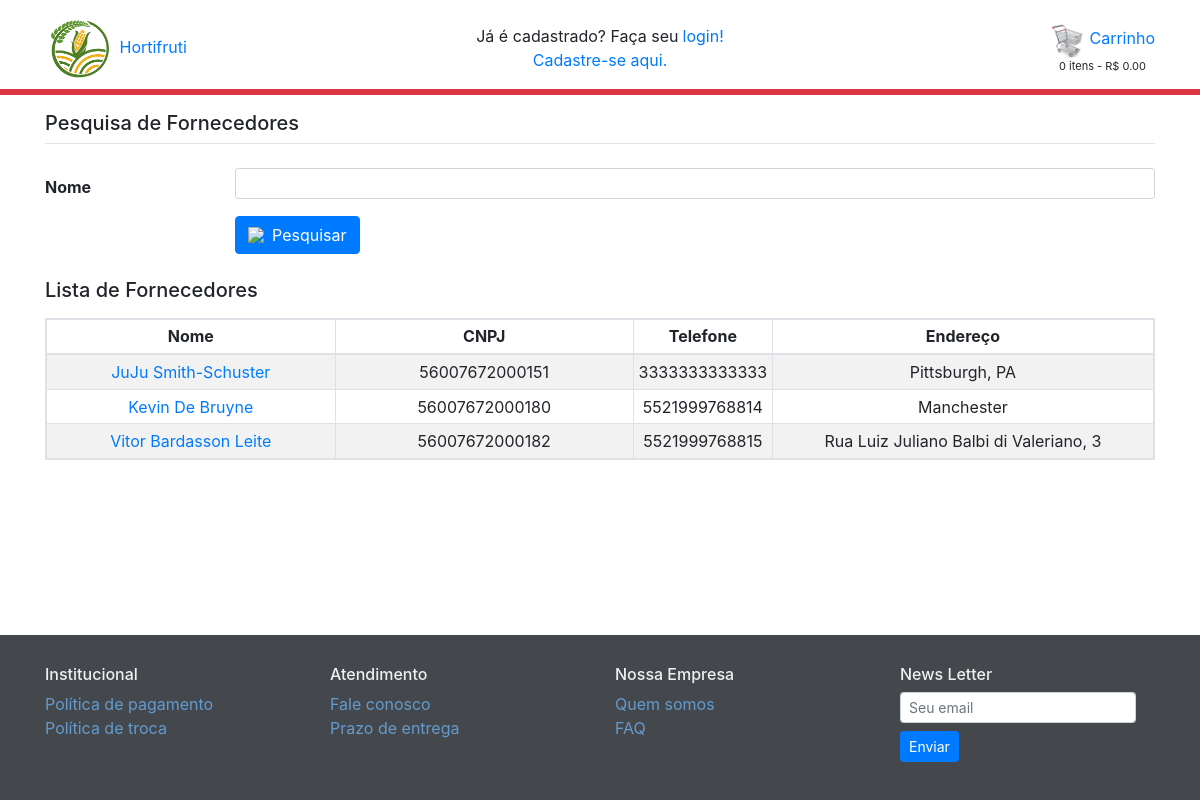
The page /fornecedor/lista_fornecedor/ on the database as committed earlier.
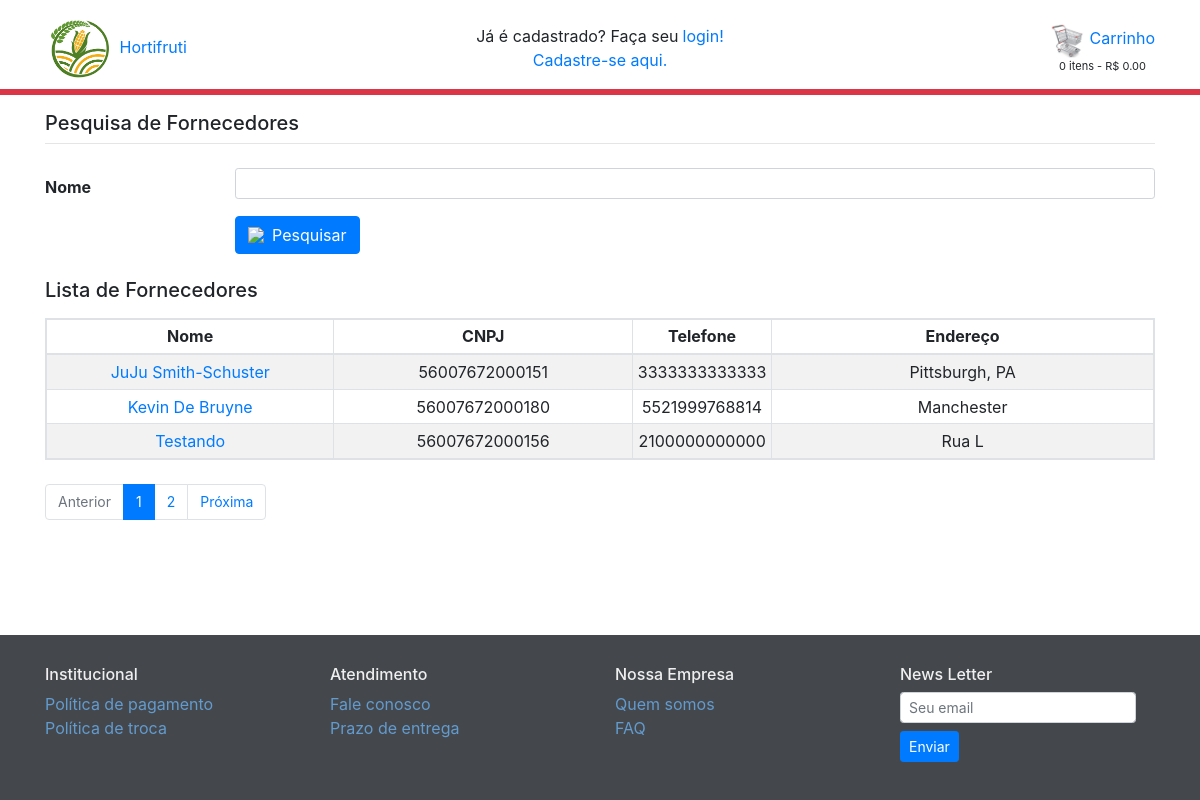
The same page on the database as committed later.
### fornecedor/models.py (models this page shows, shortened)
class Fornecedor(models.Model):
    cnpj = models.CharField(max_length=18, unique=True)
    nome = models.CharField(max_length=100)
    telefone = models.CharField(max_length=13, unique=True)
    endereco = models.CharField(max_length=120, unique=True)
    class Meta:
        db_table='fornecedor'
        verbose_name_plural = 'fornecedores'
    def __str__(self):
        return self.nome

### fornecedor/views.py (the view)
# urls.py: path('lista_fornecedor/', views.lista_fornecedor, name='lista_fornecedor'),
def lista_fornecedor(request):
    form = PesquisaFornecedorForm(request.GET)
    if form.is_valid():
        nome = form.cleaned_data['nome']
        lista_de_fornecedors = Fornecedor.objects\
                                   .filter(nome__icontains=nome)\
                                   .order_by('nome')
        paginator = Paginator(lista_de_fornecedors, 3)
        pagina = request.GET.get('pagina')
        page_obj = paginator.get_page(pagina)
        print("list: ", lista_de_fornecedors)
        print("page_obj: ", page_obj)
        return render(request, 'fornecedor/pesquisa_fornecedor.html', { 'fornecedores': page_obj,
                                                                  'form': form,
                                                                  'nome': nome })
    else:
        raise ValueError('Ocorreu um erro inesperado ao tentar recuperar um fornecedor.')

### fornecedor/forms.py
class PesquisaFornecedorForm(forms.Form):
    nome = forms.CharField(
        widget=forms.TextInput(attrs={'class': 'form-control form-control-sm', 'maxlength': '100'}),
        required=False)

### carrinho/carrinho.py (called while the page is built)
    def get_preco_carrinho(self):
        return sum(Decimal(item['preco_total']) for item in self.carrinho.values())

    def get_quantidade_carrinho(self):
        return sum(item['quantidade'] for item in self.carrinho.values())

### carrinho/context_processors.py (called while the page is built)
def calcula_totais_carrinho(request):
    carrinho = Carrinho(request)
    quantidade = carrinho.get_quantidade_carrinho()
    preco_carrinho = carrinho.get_preco_carrinho()
    return {
        'quantidade': quantidade,
        'preco_carrinho': preco_carrinho
    }

### fornecedor/templates/fornecedor/pesquisa_fornecedor.html (shortened to what this page needs)
{% extends 'base.html' %}
{% load static %}
{% block corpo %}
   <div class='mb-4'>
      <h5>Pesquisa de Fornecedores</h5>
      <hr class='mt-0'>
   </div>
   <form action="" method ='GET' class="mb-4">
      <div class='form-group row' style='margin-bottom: 10px;'>
         <label for='id_nome' class='col-lg-2 col-form-label font-weight-bold'>
            Nome
         </label>
         <div class='col-lg-10'>
            {{ form.nome }}
         </div>
      </div>
      <div class='form-group row'>
         <div class="col-lg-10 offset-lg-2">
            <button type='submit' class='btn btn-primary'>
               <div class="d-flex align-items-center">
                  <img src="{% static 'images/skin/binoculo.png' %}" class="mr-2">Pesquisar
               </div>
            </button>
         </div>
      </div>
   </form>
      {% if fornecedores %}
         <h5 class="mb-3">Lista de Fornecedores</h5>
         <table
                class='table table-striped table-sm table-bordered table-responsive mb-4'>
            <thead>
               <tr>
                  <th class='text-center'>Nome</th>
                  <th class='text-center'>CNPJ</th>
                  <th class='text-center'>Telefone</th>
                  <th class='text-center'>Endereço</th>
               </tr>
            </thead>
            <tbody>
               {% for fornecedor in fornecedores %}
                  <tr>
                     <td style="width:30%;" class="text-center align-middle">
                        <a href = "{% url 'fornecedor:exibe_fornecedor' fornecedor.id %}">
                           {{fornecedor.nome}}
                        </a>
                     </td>
                     <td style="width:30%;" class="text-center align-middle">
                        {{fornecedor.cnpj}}
                     </td>
                     <td class="text-center align-middle">
                        {{ fornecedor.telefone }}
                     </td>
                     <td style="width:80%" class="text-center align-middle">
                        {{ fornecedor.endereco }}
                     </td>
                  </tr>
               {% endfor %}
            </tbody>
         </table>
         <div style='font-size: 14px; margin-bottom: 28px'>
            {% if fornecedores.has_other_pages %}
               <ul class='pagination'>
                  {% if fornecedores.has_previous %}
                     <li class='page-item'><a class='page-link' href='?pagina={{ fornecedores.previous_page_number }}&nome={{nome}}'>Anterior</a></li>
                  {% else %}
                     <li class='page-item disabled'><a class='page-link' href='#' tabindex='-1'>Anterior</a></li>
                  {% endif %}
                  {% for i in fornecedores.paginator.page_range %}
                     {% if fornecedores.number == i %}
                        <li class='page-item active'><a class='page-link' href='#'>{{ i }} </a></li>
                     {% else %}
                        <li class='page-item'><a class='page-link' href='?pagina={{ i }}&nome={{nome}}'>{{ i }}</a></li>
                     {% endif %}
                  {% endfor %}
                  {% if fornecedores.has_next %}
                     <li class='page-item'><a class='page-link' href='?pagina={{ fornecedores.next_page_number }}&nome={{nome}}'>Próxima</a></li>
                  {% else %}
                     <li class='page-item disabled'><a class='page-link' href='#' tabindex='-1'>Próxima</a></li>
                  {% endif %}
               </ul>
            {% endif %}
         </div>
      {% endif %}
{% endblock %}

Rows that differ between the two databases and show on the page:
no longer on this page (row unchanged): Fornecedor: nome "Vitor Bardasson Leite", cnpj "56007672000182", telefone "5521999768815", endereco "Rua Luiz Juliano Balbi di Valeriano, 3"
added Fornecedor: nome "Testando", cnpj "56007672000156", telefone "2100000000000", endereco "Rua L"
Other text that changed with them:
text now shown: "Anterior Próxima"
new list line: "1"
new list line: "2"
